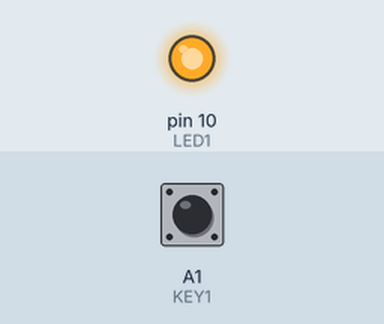
This sketch was run on a simulated Arduino Uno, built with avr-gcc and run on an emulated ATmega328P. On the bench: output pins drawn as LEDs (lit = HIGH). The inputs (shaded band) are chosen by the test bench; at power-on: A1 (KEY1) HIGH.

Above: at 1.2 s.
1.3 s: A1 (KEY1) pulled LOW for 0.15 s
At 1.37 s:
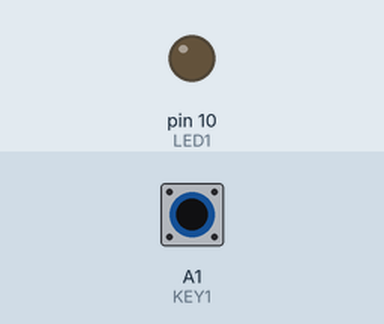
2.9 s: A1 (KEY1) pulled LOW for 3.2 s
At 7.2 s:
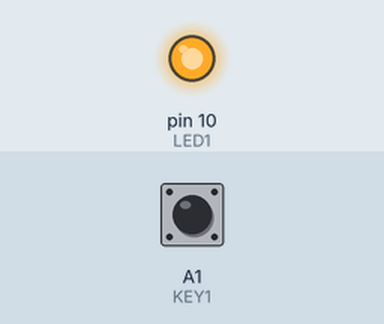
Timing chart, 0 to 8.7 s (numbered marks = the images above; inputs shaded):
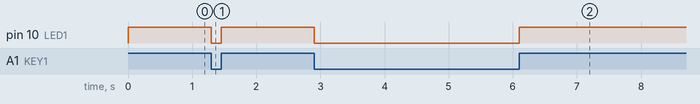

The sketch:

hello.ino
```cpp
  /*INF1805
  Filipe Ferraz Franco e Costa 1711109
  Rodrigo Pumar Alves de Souza 1221007*/
#include "hello.h"
#include "app.h"
#include "pindefs.h"

static int pin_used[3] = {0,0,0};
static unsigned long tempo=0;
static unsigned long old = 0;
static int pin_changed[3] = {1,1,1};

void button_listen (int pin){
  pin_used[pin]=1;
}
void timer_set (int ms){
  tempo= (unsigned long) ms;
}


void setup(){
  appinit();
}

void loop () {
 unsigned long now = millis();
 if(now >= old + tempo){
    old = now;
    timer_expired();
    }
    if (pin_used[0]==1)
      if(pin_changed[0]!=digitalRead(A1)){
        pin_changed[0]=digitalRead(A1);
        button_changed (0,pin_changed[0]);
      }
    if (pin_used[1]==1)
      if(pin_changed[1]!=digitalRead(A2)){
        pin_changed[1]=digitalRead(A2);
        button_changed (0,pin_changed[1]);
      }
    if (pin_used[2]==1)
      if(pin_changed[2]!=digitalRead(A3)){
        pin_changed[2]=digitalRead(A3);
        button_changed (0,pin_changed[2]);
      }
    }
```

app.h
```cpp
void appinit(void);
void button_changed ( int pin, int v);
void timer_expired(void);
```

app.ino
```cpp
  /*INF1805
  Filipe Ferraz Franco e Costa 1711109
  Rodrigo Pumar Alves de Souza 1221007*/
#include "hello.h"
#include "app.h"
#include "pindefs.h"

static int value = LOW;
static unsigned long speed1=1000;
static unsigned long b0=0;
static unsigned long b1=0;
static unsigned long b=0;
void appinit(void) {
  pinMode(KEY1,INPUT_PULLUP);
  pinMode(KEY2,INPUT_PULLUP);
  pinMode(KEY3,INPUT_PULLUP);
  button_listen(0); //listen A1
  pinMode(LED1, OUTPUT); // Enable pin 10 for digital output
  digitalWrite(LED1, 1);
  }
void button_changed(int p, int v) {
  digitalWrite(LED1, v);
}
void timer_expired(void) {
  }
```

hello.h
```cpp
void button_listen (int pin);
void timer_set (int ms);
```

pindefs.h
```cpp
#define LED1       10
#define LED2       11
#define LED3       12
#define LED4       13
#define BUZZ        3
#define KEY1       A1
#define KEY2       A2
#define KEY3       A3
#define POT        A0
```

Measured:
- after the input at 1.3 s, pin 10 (LED1): HIGH → LOW at once, → HIGH 0.15 s later
- after the input at 2.9 s, pin 10 (LED1): HIGH → LOW at once, → HIGH 3.2 s later
